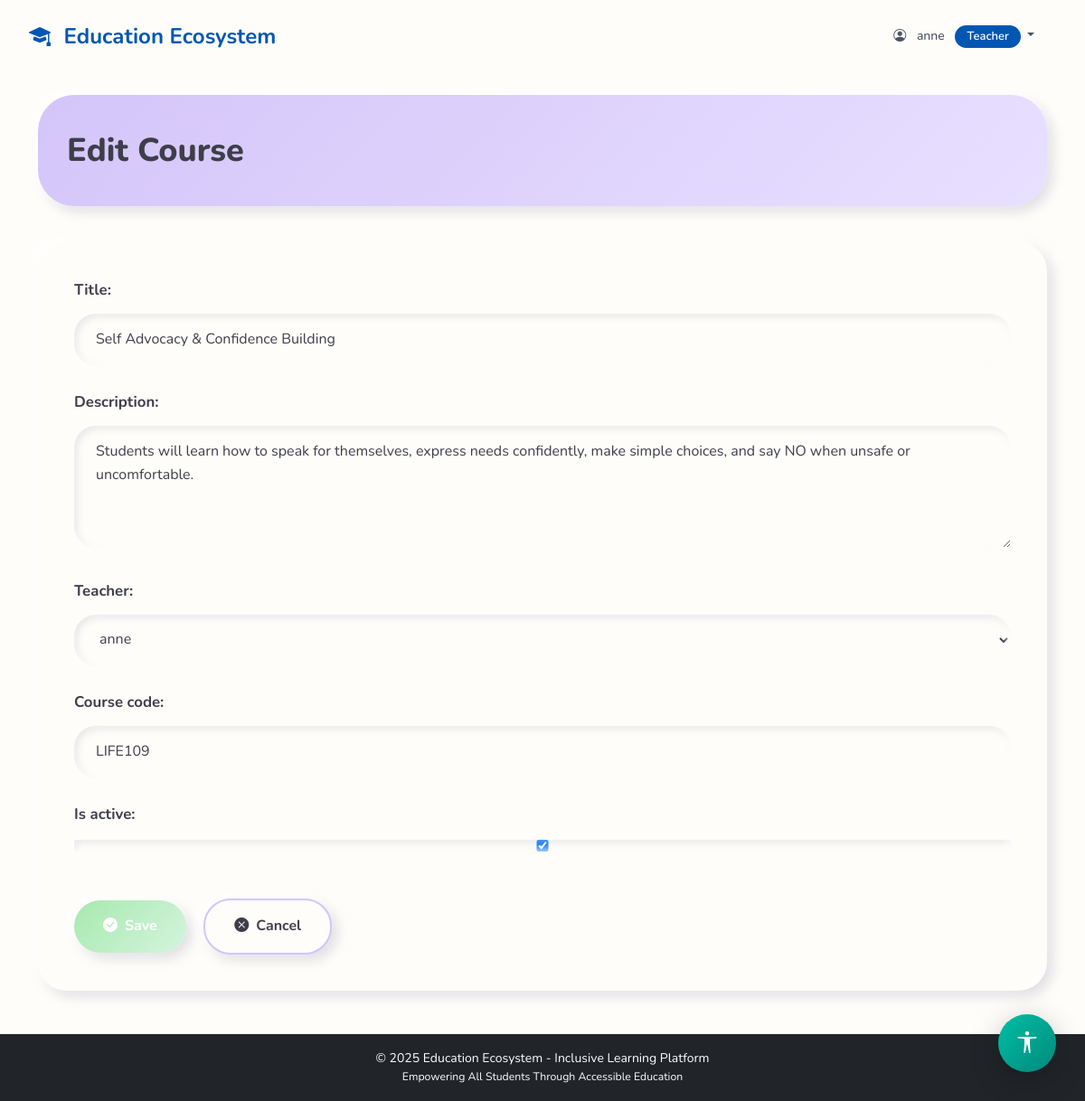
/courses/2/edit/ (signed in), run on the app's committed database.
### myapp/models.py (models this page shows, shortened)
class Profile(models.Model):
    ROLE_CHOICES = [
        ('admin', 'Admin'),
        ('teacher', 'Teacher'),
        ('student', 'Student'),
        ('parent', 'Parent'),
    ]
    DISABILITY_CHOICES = [
        ('none', 'None'),
        ('visual', 'Visual Impairment'),
        ('hearing', 'Hearing Impairment'),
        ('mobility', 'Mobility Impairment'),
        ('learning', 'Learning Disability'),
        ('multiple', 'Multiple Disabilities'),
    ]
    CONTENT_PREFERENCE = [
        ('text', 'Text'),
        ('audio', 'Audio'),
        ('video', 'Video'),
        ('mixed', 'Mixed'),
    ]
    FONT_SIZE_CHOICES = [
        ('small', 'Small'),
        ('medium', 'Medium'),
        ('large', 'Large'),
    ]
    user = models.OneToOneField(User, on_delete=models.CASCADE, related_name='profile')
    role = models.CharField(max_length=20, choices=ROLE_CHOICES, default='student')
    phone = models.CharField(max_length=15, blank=True, null=True)
    address = models.TextField(blank=True, null=True)
    profile_picture = models.ImageField(upload_to='profile_pics/', blank=True, null=True)
    disability_type = models.CharField(max_length=20, choices=DISABILITY_CHOICES, default='none')
    assistance_required = models.TextField(blank=True, null=True, help_text="Describe any special assistance needed")
    preferred_content_format = models.CharField(max_length=10, choices=CONTENT_PREFERENCE, default='mixed')
    high_contrast_mode = models.BooleanField(default=False)
    font_size = models.CharField(max_length=10, choices=FONT_SIZE_CHOICES, default='medium')
    linked_student = models.ForeignKey(User, on_delete=models.SET_NULL, null=True, blank=True,
                                       related_name='parent_link', limit_choices_to={'profile__role': 'student'})
    created_at = models.DateTimeField(auto_now_add=True)
    updated_at = models.DateTimeField(auto_now=True)
    class Meta:
        ordering = ['-created_at']

class Course(models.Model):
    title = models.CharField(max_length=200)
    description = models.TextField()
    teacher = models.ForeignKey(User, on_delete=models.CASCADE, related_name='courses_taught',
                                limit_choices_to={'profile__role': 'teacher'})
    students = models.ManyToManyField(User, related_name='courses_enrolled', blank=True,
                                      limit_choices_to={'profile__role': 'student'})
    course_code = models.CharField(max_length=20, unique=True)
    created_at = models.DateTimeField(auto_now_add=True)
    updated_at = models.DateTimeField(auto_now=True)
    is_active = models.BooleanField(default=True)
    class Meta:
        ordering = ['-created_at']

### myapp/views.py (the view)
# urls.py: path('courses/<int:course_id>/edit/', views.course_edit, name='course_edit'),
@login_required
def course_edit(request, course_id):
    if request.user.profile.role not in ['admin', 'teacher']:
        messages.error(request, 'Access denied.')
        return redirect('dashboard')
    course = get_object_or_404(Course, id=course_id)
    if request.user.profile.role == 'teacher' and course.teacher != request.user:
        messages.error(request, 'You can only edit your own courses.')
        return redirect('course_list')
    if request.method == 'POST':
        form = CourseForm(request.POST, instance=course)
        if form.is_valid():
            form.save()
            messages.success(request, f'Course {course.title} updated successfully!')
            return redirect('course_detail', course_id=course.id)
    else:
        form = CourseForm(instance=course)
    return render(request, 'course_form.html', {'form': form, 'title': 'Edit Course', 'course': course})

### myapp/forms.py
class CourseForm(forms.ModelForm):
    class Meta:
        model = Course
        fields = ['title', 'description', 'teacher', 'course_code', 'is_active']
        widgets = {
            'description': forms.Textarea(attrs={'rows': 4}),
        }
    def __init__(self, *args, **kwargs):
        super().__init__(*args, **kwargs)
        self.fields['teacher'].queryset = User.objects.filter(profile__role='teacher')

### myapp/templates/course_form.html (shortened to what this page needs)
{% extends 'base.html' %}
{% block content %}
<div class="page-header">
    <h1>{{ title }}</h1>
</div>
<div class="form-card">
    <form method="post">
        {{ form.as_p }}
        <div class="mt-4">
            <button type="submit" class="btn-pill btn-pill-primary">
                <i class="bi bi-check-circle-fill"></i> Save
            </button>
            <a href="{% url 'course_list' %}" class="btn-pill btn-pill-secondary">
                <i class="bi bi-x-circle-fill"></i> Cancel
            </a>
        </div>
    </form>
</div>
{% endblock %}

### myapp/templates/base.html (shortened to what this page needs)
<!DOCTYPE html>
<html lang="en">
<head>
    <link href="https://cdn.jsdelivr.net/npm/bootstrap@5.3.0/dist/css/bootstrap.min.css" rel="stylesheet">
    <link rel="stylesheet" href="https://cdn.jsdelivr.net/npm/bootstrap-icons@1.11.0/font/bootstrap-icons.css">
    {% load static %}
    <link rel="stylesheet" href="{% static 'css/style.css' %}?v=15.0">
    <link rel="stylesheet" href="{% static 'css/dashboard_beautiful.css' %}?v=15.0">
</head>
<body {% if user.is_authenticated and user.profile.high_contrast_mode %}class="high-contrast"{% endif %}
      data-font-size="{% if user.is_authenticated %}{{ user.profile.font_size }}{% else %}medium{% endif %}"
      data-disability-type="{% if user.is_authenticated %}{{ user.profile.disability_type }}{% else %}none{% endif %}">
    {% if user.is_authenticated %}
    <nav class="navbar navbar-expand-lg navbar-main">
        <div class="container-fluid">
            <a class="navbar-brand" href="{% url 'dashboard' %}">
                <i class="bi bi-mortarboard-fill"></i> Education Ecosystem
            </a>
            <div class="navbar-nav ms-auto">
                <div class="nav-item dropdown">
                    <a class="nav-link dropdown-toggle" href="#" role="button" data-bs-toggle="dropdown">
                        <i class="bi bi-person-circle me-2"></i> {{ user.username }}
                        <span class="badge badge-role ms-2">{{ user.profile.get_role_display }}</span>
                    </a>
                </div>
            </div>
        </div>
    </nav>
    {% endif %}
    <main class="container my-4">
        {% block content %}{% endblock %}
    </main>
    {% if user.is_authenticated %}
    <div class="accessibility-toolbar">
        <button class="accessibility-toggle-btn" id="accessibilityToggle" title="Accessibility Options">
            <i class="bi bi-universal-access"></i>
        </button>
    </div>
    {% endif %}
    <footer class="bg-dark text-white text-center py-3 mt-5">
        <p class="mb-0">&copy; 2025 Education Ecosystem - Inclusive Learning Platform</p>
        <p class="mb-0 small">Empowering All Students Through Accessible Education</p>
    </footer>
    {% load static %}
</body>
</html>

### myapp/static/css/style.css (style rules this page uses)
:root { --primary-blue: #1565C0; --primary-dark: #0D47A1; --primary-light: #42A5F5; --accent-emerald: #00BFA5; --accent-light: #64FFDA; --accent-dark: #00897B; --neutral-white: #FFFFFF; --neutral-light: #FAFBFC; --neutral-gray: #E3E8EF; --neutral-dark: #455A64; --text-dark: #263238; --text-light: #78909C; --success: #00C853; --warning: #FF9100; --danger: #FF5252; --info: #2979FF; --shadow-sm: 0 2px 8px rgba(0, 0, 0, 0.15); --shadow-md: 0 4px 16px rgba(0, 0, 0, 0.2); --shadow-lg: 0 8px 32px rgba(0, 0, 0, 0.25); --radius-sm: 8px; --radius-md: 12px; --radius-lg: 16px; }
body { font-family: 'Inter', 'Segoe UI', system-ui, sans-serif; background: linear-gradient(135deg, var(--neutral-light) 0%, #f0f4f8 100%); color: var(--text-dark); line-height: 1.7; min-height: 100vh; transition: all 0.3s ease; }
body[data-font-size="small"] { font-size: 14px; }
.navbar-main { background: transparent; box-shadow: none; padding: 1rem 0; position: sticky; top: 0; z-index: 1000; border-bottom: none; }
.navbar-brand { font-weight: 700; font-size: 1.5rem; color: #0056b3 !important; transition: all 0.3s ease; }
.navbar-brand i { margin-right: 0.5rem; }
.nav-link { color: #4b5563 !important; font-weight: 500; padding: 0.75rem 1.25rem !important; border-radius: 8px; transition: all 0.3s ease; margin: 0 0.25rem; }
.badge-role { background: #0056b3; color: white; padding: 0.375rem 0.75rem; border-radius: 6px; font-weight: 600; font-size: 0.75rem; }
.badge { padding: 0.5rem 1rem; border-radius: 20px; font-weight: 600; font-size: 0.75rem; }
.accessibility-toolbar { position: fixed; bottom: 2rem; right: 2rem; z-index: 1050; }
.accessibility-toggle-btn { width: 64px; height: 64px; background: linear-gradient(135deg, var(--accent-emerald), var(--accent-dark)); border: none; border-radius: 50%; color: white; font-size: 1.5rem; box-shadow: var(--shadow-lg); transition: all 0.4s cubic-bezier(0.4, 0, 0.2, 1); cursor: pointer; }

### myapp/static/css/dashboard_beautiful.css (style rules this page uses)
* { transform: none !important; transition: none !important; animation: none !important; }
:root { --cream: #fefdfa; --color-bg-page: #fefdfa; --color-bg-card: #fefdfa; --lavender: #b19cd9; --lavender-light: #d4c5f9; --lavender-lighter: #e8e0ff; --mint: #a7e9af; --mint-light: #d4f4dd; --peach: #ffb3a7; --peach-light: #ffd9d4; --pale-yellow: #fff4b8; --soft-pink: #ffc8dd; --color-accent-lilac: #b19cd9; --color-accent-sage: #a7e9af; --color-accent-peach: #ffb3a7; --color-accent-yellow: #fff4b8; --text-dark: #3e3e4a; --text-muted: #8a8a9e; --color-text-body: #3e3e4a; --color-text-muted: #8a8a9e; --color-text-heading: #3e3e4a; --shadow-light: -6px -6px 14px rgba(255,255,255,0.9); --shadow-dark: 6px 6px 14px rgba(174,174,192,0.4); --shadow-soft: -6px -6px 14px rgba(255,255,255,0.9), 6px 6px 14px rgba(174,174,192,0.4); --shadow-hover: -10px -10px 20px rgba(255,255,255,0.95), 10px 10px 20px rgba(174,174,192,0.5); --radius-card: 32px; --radius-button: 30px; --radius-small: 20px; --spacing-xs: 0.5rem; --spacing-sm: 0.75rem; --spacing-md: 1rem; --spacing-lg: 1.5rem; --spacing-xl: 2rem; --spacing-xxl: 3rem; --font-system: 'Nunito', 'Segoe UI', system-ui, -apple-system, Roboto, sans-serif; --font-weight-normal: 400; --font-weight-medium: 500; --font-weight-semibold: 600; --font-weight-bold: 700; --font-weight-extrabold: 800; }
body { font-family: var(--font-system); background: var(--cream) !important; color: var(--text-dark); line-height: 1.6; }
.badge { font-weight: var(--font-weight-semibold); padding: 0.45em 1em; border-radius: 20px; font-size: 0.8125rem; }
.container-fluid { padding-left: var(--spacing-xl); padding-right: var(--spacing-xl); }

### data on the page
Course: title "Self Advocacy & Confidence Building", description "Students will learn how to speak for themselves, express needs confidently, make simple choices, and say NO when unsafe or uncomfortable.", teacher "anne", course_code "LIFE109", is_active "☑"

### other printed values
{{ user.username }} "anne"
{{ user.profile.get_role_display }} "Teacher"
{{ title }} "Edit Course"
